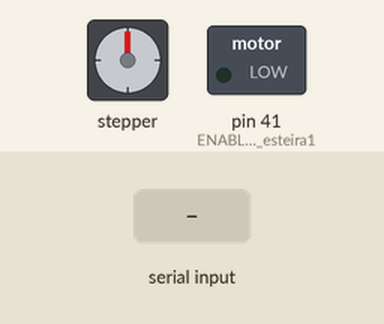
Recording of a sketch running on a simulated Arduino Mega 2560, built with avr-gcc and run on an emulated ATmega2560. Parts: stepper motor, switched loads named in the sketch (green lamp = pin HIGH). Inputs (shaded band) come from the test bench. Stepper angles assume 200 steps per turn; what the sketch prints to the serial monitor is not drawn.

Above: at 1.2 s.
1.3 s: "T" received over Serial
At 1.45 s:
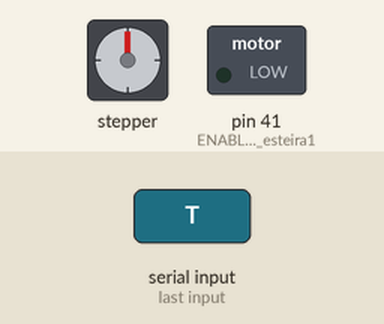
At 2.05 s:
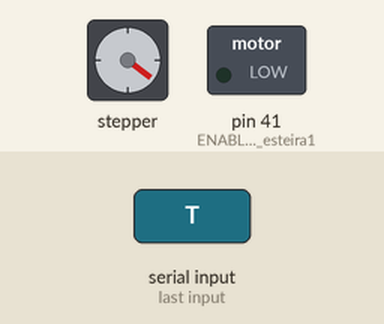
Timing chart, 0 to 13.3 s (numbered marks = the images above; inputs shaded):
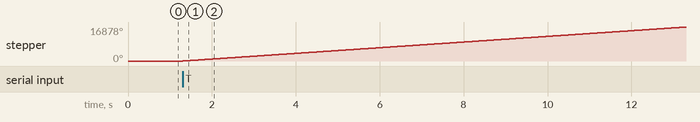

The sketch:

Esteiras_transportadora_1_2.ino
```cpp
#include <AccelStepper.h>

AccelStepper motor_esteira1(1, 39, 40); // Motor (Passo, Direção)
#define ENABLE_motor_esteira1 41

// Sensores (mantidos para uso futuro)
#define S1_esteira1 42
#define S2_esteira1 43

float speed = 900.0; // Velocidade definida

void setup() {
  Serial.begin(9600); // Canal de comunicação com o Python

  // Configuração do motor
  motor_esteira1.setMaxSpeed(speed);
  motor_esteira1.setSpeed(0); // Inicia parado

  pinMode(ENABLE_motor_esteira1, OUTPUT);
  digitalWrite(ENABLE_motor_esteira1, LOW); // Ativa o driver (Geralmente LOW ativa no A4988/TB6600)

  pinMode(S1_esteira1, INPUT);
  pinMode(S2_esteira1, INPUT);

  Serial.println("Arduino Pronto. Aguardando Operador...");
}

void loop() {
  // 1. Verifica se há ordens do Python
  if (Serial.available() > 0) {
    char comando = Serial.read();

    if (comando == 'T') {
      motor_esteira1.setSpeed(speed); // Vai para frente
    }
    else if (comando == 'F') {
      motor_esteira1.setSpeed(-speed); // Vai para trás (Trás/Reverse)
    }
    else if (comando == 'S') {
      motor_esteira1.setSpeed(0); // Stop/Para
    }
  }

  // 2. Executa o passo do motor (Esta função não bloqueia o código)
  motor_esteira1.runSpeed();
}
```

Measured:
- after the input at 1.3 s, stepper: keeps turning clockwise at about 1407°/s, starting at once
